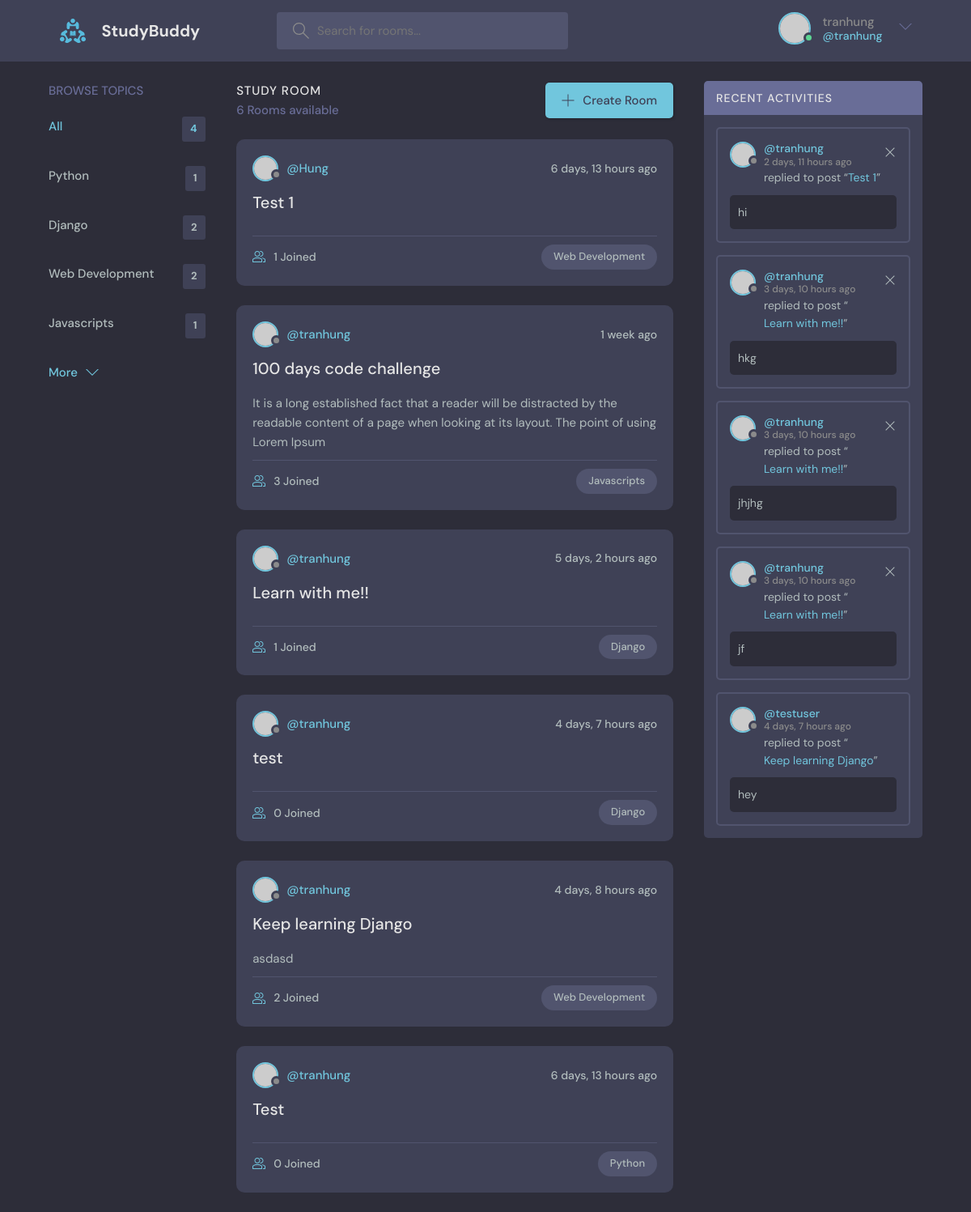
The app's page / (signed in) with its own data.
### base/models.py (models this page shows, shortened)
class Topic(models.Model):
    name = models.CharField(max_length=200)

class Room(models.Model):
    wb_id = models.OneToOneField(
        Whiteboard, on_delete=models.SET_NULL, null=True)
    host = models.ForeignKey(User, on_delete=models.SET_NULL, null=True)
    topic = models.ForeignKey('Topic', on_delete=models.SET_NULL, null=True)
    name = models.CharField(max_length=200)
    description = models.TextField(null=True, blank=True)
    participants = models.ManyToManyField(
        User, related_name='paticipants', blank=True)
    updated = models.DateTimeField(auto_now=True)
    created = models.DateTimeField(auto_now_add=True)
    class Meta:
        ordering = ['-updated', '-created']

class Message(models.Model):
    user = models.ForeignKey(User, on_delete=models.CASCADE)
    room = models.ForeignKey(Room, on_delete=models.CASCADE)
    body = models.TextField()
    updated = models.DateTimeField(auto_now=True)
    created = models.DateTimeField(auto_now_add=True)
    class Meta:
        ordering = ['-updated', '-created']

### base/views.py (the view)
# urls.py: path('', home, name="home"),
def home(request):
    q = request.GET.get('q') if request.GET.get('q') != None else ''
    rooms = Room.objects.filter(
        Q(topic__name__icontains=q) |
        Q(name__icontains=q) |
        Q(description__icontains=q)
    )
    topics = Topic.objects.all()
    room_activity = Message.objects.filter(
        Q(room__topic__name__icontains=q) |
        Q(room__name__icontains=q) |
        Q(room__description__icontains=q)
    )
    context = {'rooms': rooms, 'topics': topics,
               'room_activity': room_activity}
    return render(request, 'base/home.html', context)

### base/templates/base/home.html (shortened to what this page needs)
{% extends "main.html" %}
{% block content %}
<main class="layout layout--3">
    <div class="container">
        {% include 'base/topics_component.html' %}
        <div class="roomList">
            <div class="roomList__header">
                <div>
                    <h2>Study Room</h2>
                    <p>{{ rooms.count }} Rooms available</p>
                </div>
                <a
                    class="btn btn--main"
                    href="{% url 'create-room' %}"
                >
                    <svg
                        version="1.1"
                        xmlns="http://www.w3.org/2000/svg"
                        width="32"
                        height="32"
                        viewBox="0 0 32 32"
                    >
                        <title>add</title>
                        <path d="M16.943 0.943h-1.885v14.115h-14.115v1.885h14.115v14.115h1.885v-14.115h14.115v-1.885h-14.115v-14.115z"></path>
                    </svg>
                    Create Room
                </a>
            </div>
            {% include 'base/feed_component.html' %}
        </div>
        {% include 'base/activity_component.html' %}
    </div>
</main>
{% endblock content %}

### templates/header.html (shortened to what this page needs)
{% load static %}
<header class="header header--loggedIn">
    <div class="container">
        <a
            href="{% url 'home' %}"
            class="header__logo"
        >
            <img src="{% static 'assets/logo.svg' %}" />
            <h1>StudyBuddy</h1>
        </a>
        <form
            class="header__search"
            method="GET"
            action="{% url 'home' %}"
        >
            <label>
                <input
                    type="text"
                    name="q"
                    placeholder="Search for rooms..."
                />
            </label>
        </form>
        <nav class="header__menu">
            {% if request.user.is_authenticated %}
            <div class="header__user">
                <a href="{% url 'user-profile' request.user.id %}">
                    <div class="avatar avatar--medium active">
                        <img src="https://randomuser.me/api/portraits/men/37.jpg" />
                    </div>
                    <p>{{ request.user }} <span>@{{ request.user }}</span></p>
                </a>
                <button class="dropdown-button">
                    <svg
                        version="1.1"
                        xmlns="http://www.w3.org/2000/svg"
                        width="32"
                        height="32"
                        viewBox="0 0 32 32"
                    >
                        <title>chevron-down</title>
                        <path d="M16 21l-13-13h-3l16 16 16-16h-3l-13 13z"></path>
                    </svg>
                </button>
            </div>
            {% else %}
            <a href="{% url 'login' %}">
                <img src="{% static 'assets/avatar.svg' %}" />
                <p>Login</p>
            </a>
            {% endif %}
        </nav>
    </div>
</header>

### base/templates/base/topics_component.html
<div class="topics">
    <div class="topics__header">
        <h2>Browse Topics</h2>
    </div>
    <ul class="topics__list">
        <li>
            <a
                href="{% url 'home' %}"
                class="active"
            >All <span>{{ topics.count }}</span></a>
        </li>
        {% for topic in topics %}
        <li>
            <a href="{% url 'home' %}?q={{ topic.name }}">{{ topic.name }} <span>{{ topic.room_set.all.count }}</span></a>
        </li>
        {% endfor %}
    </ul>
    <a
        class="btn btn--link"
        href="topics.html"
    >
        More
        <svg
            version="1.1"
            xmlns="http://www.w3.org/2000/svg"
            width="32"
            height="32"
            viewBox="0 0 32 32"
        >
            <title>chevron-down</title>
            <path d="M16 21l-13-13h-3l16 16 16-16h-3l-13 13z"></path>
        </svg>
    </a>
</div>

### base/templates/base/feed_component.html (shortened to what this page needs)
{% for room in rooms %}
<div class="roomListRoom">
    <div class="roomListRoom__header">
        <a
            href="{% url 'user-profile' room.host.id %}"
            class="roomListRoom__author"
        >
            <div class="avatar avatar--small">
                <img src="https://randomuser.me/api/portraits/women/11.jpg" />
            </div>
            <span>@{{ room.host.username }}</span>
        </a>
        <div class="roomListRoom__actions">
            <span>{{ room.created|timesince }} ago</span>
        </div>
    </div>
    <div class="roomListRoom__content">
        <a href="{% url 'room' room.id %}">{{ room.name }}</a>
        <p>
            {{ room.description }}
        </p>
    </div>
    <div class="roomListRoom__meta">
        <a
            href="{% url 'room' room.id %}"
            class="roomListRoom__joined"
        >
            {{ room.participants.count }} Joined
        </a>
        <p class="roomListRoom__topic">{{ room.topic.name }}</p>
    </div>
</div>
{% endfor %}

### base/templates/base/activity_component.html
<div class="activities">
    <div class="activities__header">
        <h2>Recent Activities</h2>
    </div>
    {% for mess in room_activity %}
    <div class="activities__box">
        <div class="activities__boxHeader roomListRoom__header">
            <a
                href="{% url 'user-profile' mess.user.id %}"
                class="roomListRoom__author"
            >
                <div class="avatar avatar--small">
                    <img src="https://randomuser.me/api/portraits/women/11.jpg" />
                </div>
                <p>
                    @{{ mess.user.username }}
                    <span>{{ mess.created|timesince }} ago</span>
                </p>
            </a>
            <div class="roomListRoom__actions">
                {% if request.user == mess.user %}
                <a href="{% url 'delete-message' mess.id %}">
                    <svg
                        version="1.1"
                        xmlns="http://www.w3.org/2000/svg"
                        width="32"
                        height="32"
                        viewBox="0 0 32 32"
                    >
                        <title>remove</title>
                        <path d="M27.314 6.019l-1.333-1.333-9.98 9.981-9.981-9.981-1.333 1.333 9.981 9.981-9.981 9.98 1.333 1.333 9.981-9.98 9.98 9.98 1.333-1.333-9.98-9.98 9.98-9.981z"></path>
                    </svg>
                </a>
                {% endif %}
            </div>
        </div>
        <div class="activities__boxContent">
            <p>replied to post “<a href="{% url 'room' mess.room.id %}">{{ mess.room.name }}</a>”</p>
            <div class="activities__boxRoomContent">
                {{ mess.body }}
            </div>
        </div>
    </div>
    {% endfor %}
</div>

### static/css/main.css (style rules this page uses)
body { background-color: darkgray; }

### records on screen
Topic: name "Python", room_set.all.count "1"
Topic: name "Django", room_set.all.count "2"
Topic: name "Web Development", room_set.all.count "2"
Topic: name "Javascripts", room_set.all.count "1"
Room: host.username "Hung", created "6 days, 13 hours", name "Test 1", participants.count "1", topic.name "Web Development"
Room: host.username "tranhung", created "1 week", name "100 days code challenge", description "It is a long established fact that a reader will be distracted by the readable content of a page when looking at its layout. The point of using Lorem Ipsum", participants.count "3", topic.name "Javascripts"
Room: host.username "tranhung", created "5 days, 2 hours", name "Learn with me!!", participants.count "1", topic.name "Django"
Room: host.username "tranhung", created "4 days, 7 hours", name "test", participants.count "0", topic.name "Django"
Room: host.username "tranhung", created "4 days, 8 hours", name "Keep learning Django", description "asdasd", participants.count "2", topic.name "Web Development"
Room: host.username "tranhung", created "6 days, 13 hours", name "Test", participants.count "0", topic.name "Python"
Message: user.username "tranhung", created "2 days, 11 hours", room.name "Test 1", body "hi"
Message: user.username "tranhung", created "3 days, 10 hours", room.name "Learn with me!!", body "hkg"
Message: user.username "tranhung", created "3 days, 10 hours", room.name "Learn with me!!", body "jhjhg"
Message: user.username "tranhung", created "3 days, 10 hours", room.name "Learn with me!!", body "jf"
Message: user.username "testuser", created "4 days, 7 hours", room.name "Keep learning Django", body "hey"

### other values on screen
{{ request.user }} "tranhung"
{{ topics.count }} "4"
{{ rooms.count }} "6"
